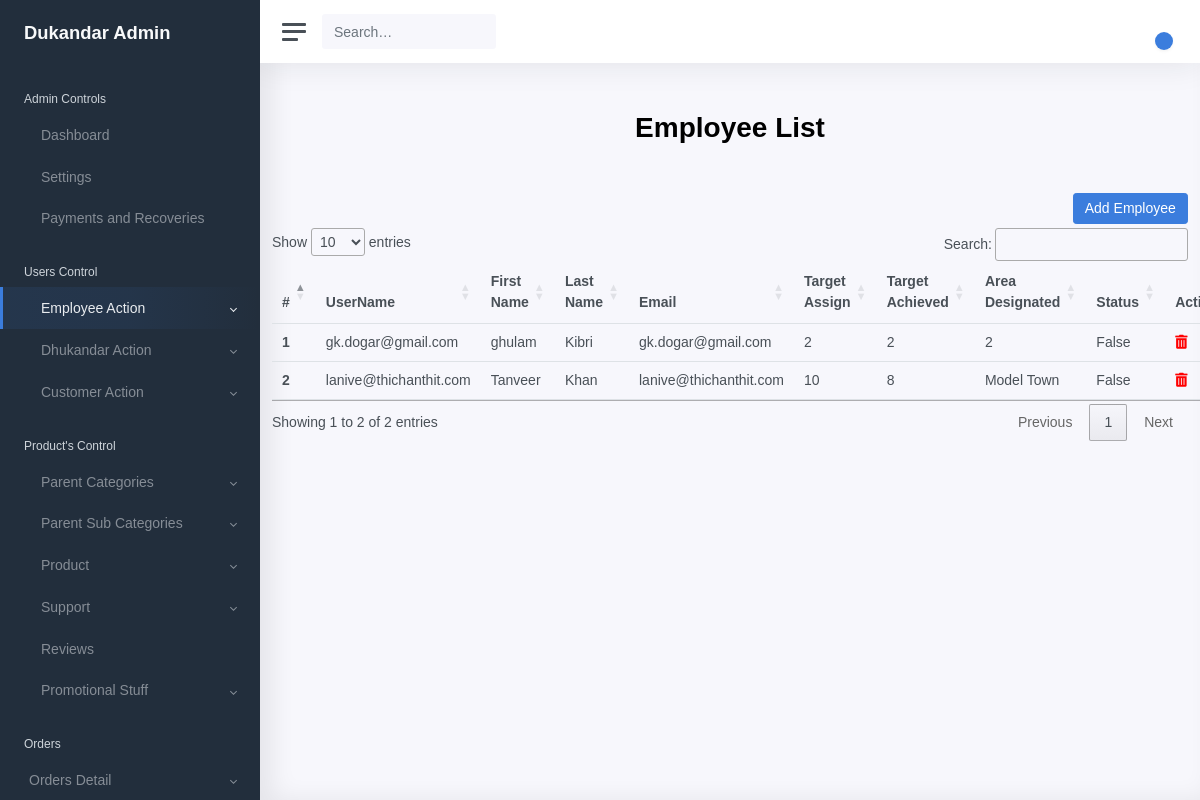
Page /employee/lists on the earlier database version.
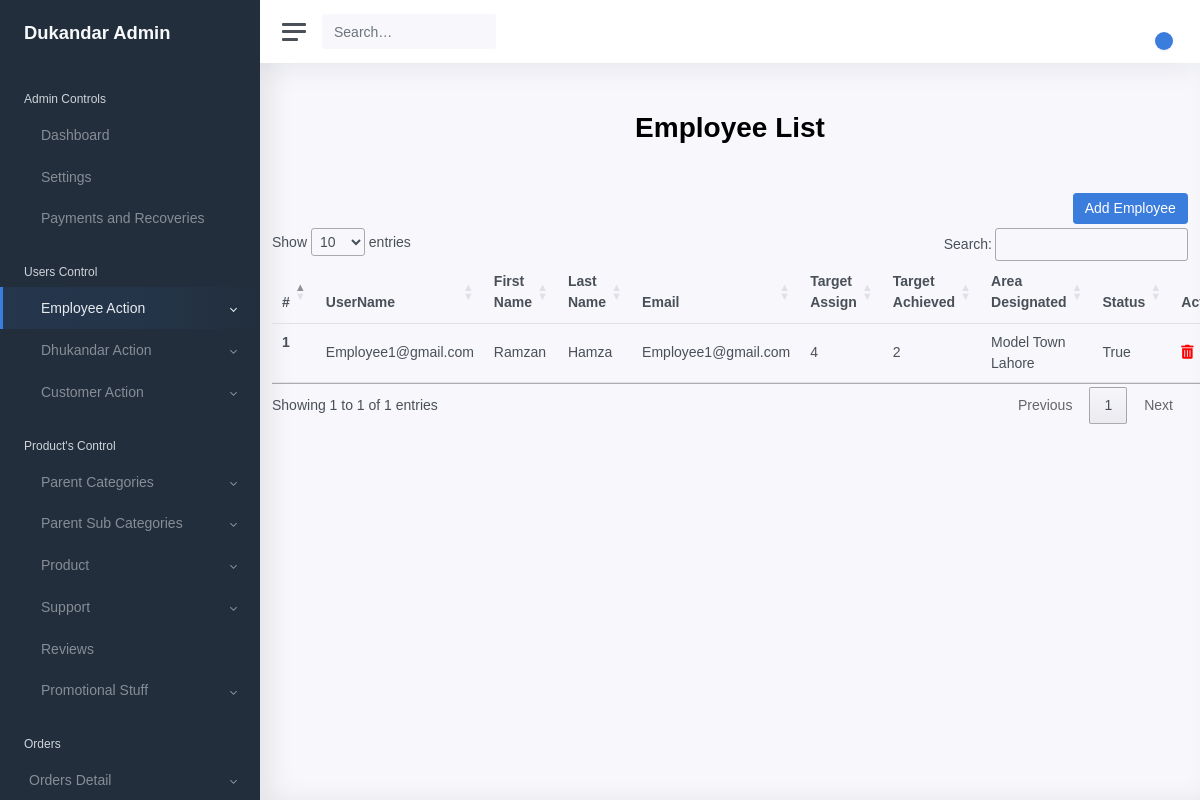
Same page on the later database version.
### shopkeeper/models/models.py (models this page shows, shortened)
class Employee(models.Model):
    user = models.OneToOneField(User, related_name='user', on_delete=models.CASCADE, null=False)
    target_assign = models.CharField(max_length=10, null=True)
    target_achieved = models.CharField(max_length=10, null=True)
    area_designated = models.CharField(max_length=250, null=True, blank=True)
    phone_no = models.CharField(max_length=20, null=True)
    description = models.TextField(null=True)
    is_active = models.BooleanField(default=True)
    created_at = models.DateTimeField(auto_now_add=True)
    updated_at = models.DateTimeField(auto_now=True)
    class Meta:
        ordering = ['created_at']

class User(AbstractUser):
    address = models.CharField(max_length=250, null=True)
    user_type = models.CharField(max_length=16,
                                 choices=USER_CHOICES,
                                 default="CUSTOMER")
    block = models.BooleanField(default=False)
    is_active = models.BooleanField(default=True)
    created_at = models.DateTimeField(auto_now_add=True)
    updated_at = models.DateTimeField(auto_now=True)

### shopkeeper/views.py (the view)
# urls.py: path('employee/lists', employeeList, name='employee_list'),
def employeeList(request):
    employee_list =Employee.objects.all()
    context={
        'employee_list':employee_list
    }
    return render(request, 'shopkeeper/employee/list.html',context)

### shopkeeper/templates/shopkeeper/employee/list.html (shortened to what this page needs)
{% extends 'shopkeeper/base/base.html' %}
{% load static %}
{% block content %}
<div class="container">
        <h1 class="text-center mt-5 mb-5 font-weight-bold">Employee List</h1>
        <div class="row">
          <div class="col-12">
            <a type="submit" href="{% url 'employee_setup' %}" class="btn btn-primary float-right mb-1" name="employee">Add
              Employee</a>
            <table class="table" id="employeeTable">
                <thead class="thead-dark">
                  <tr>
                    <th scope="col">#</th>
                    <th scope="col">UserName</th>
                    <th scope="col">First Name</th>
                    <th scope="col">Last Name</th>
                    <th scope="col">Email</th>
                    <th scope="col">Target Assign</th>
                    <th scope="col">Target Achieved</th>
                    <th scope="col">Area Designated</th>
                    <th scope="col">Status</th>
                    <th scope="col">Actions</th>
                  </tr>
                </thead>
                <tbody>
                    {% for employee in employee_list%}
                  <tr>
                    <th scope="row">{{forloop.counter}}</th>
                    <td>{{employee.user.username}}</td>
                    <td>{{employee.user.first_name}}</td>
                    <td>{{employee.user.last_name}}</td>
                    <td>{{employee.user.email}}</td>
                    <td>{{employee.target_assign}}</td>
                    <td>{{employee.target_achieved}}</td>
                    <td>{{employee.area_designated}}</td>
                    <td>{{employee.is_active}}</td>
                    <td>
                        <a href="{% url 'employee_update' employee.id %}" class="mr-3" data-toggle="tooltip" title="Hooray!"> <i class="fas fa-trash-alt"  style="color:red;"></i></a>
                    </td>
                  </tr>
                  {% endfor %}
                </tbody>
              </table>
          </div>
        </div>
      </div>
{% endblock %}

Differences in the rows shown:
removed Employee: user.username "gk.dogar@gmail.com", user.first_name "ghulam", user.last_name "Kibri", user.email "gk.dogar@gmail.com", target_assign "2", target_achieved "2", area_designated "2", is_active "False"
removed Employee: user.username "lanive@thichanthit.com", user.first_name "Tanveer", user.last_name "Khan", user.email "lanive@thichanthit.com", target_assign "10", target_achieved "8", area_designated "Model Town", is_active "False"
added Employee: user.username "Employee1@gmail.com", user.first_name "Ramzan", user.last_name "Hamza", user.email "Employee1@gmail.com", target_assign "4", target_achieved "2", area_designated "Model Town Lahore", is_active "True"
Other differences:
text written by a page script: "Show entries Search: Showing 1 to 2 of 2 entries Previous 1 Next" → "Show entries Search: Showing 1 to 1 of 1 entries Previous 1 Next"
